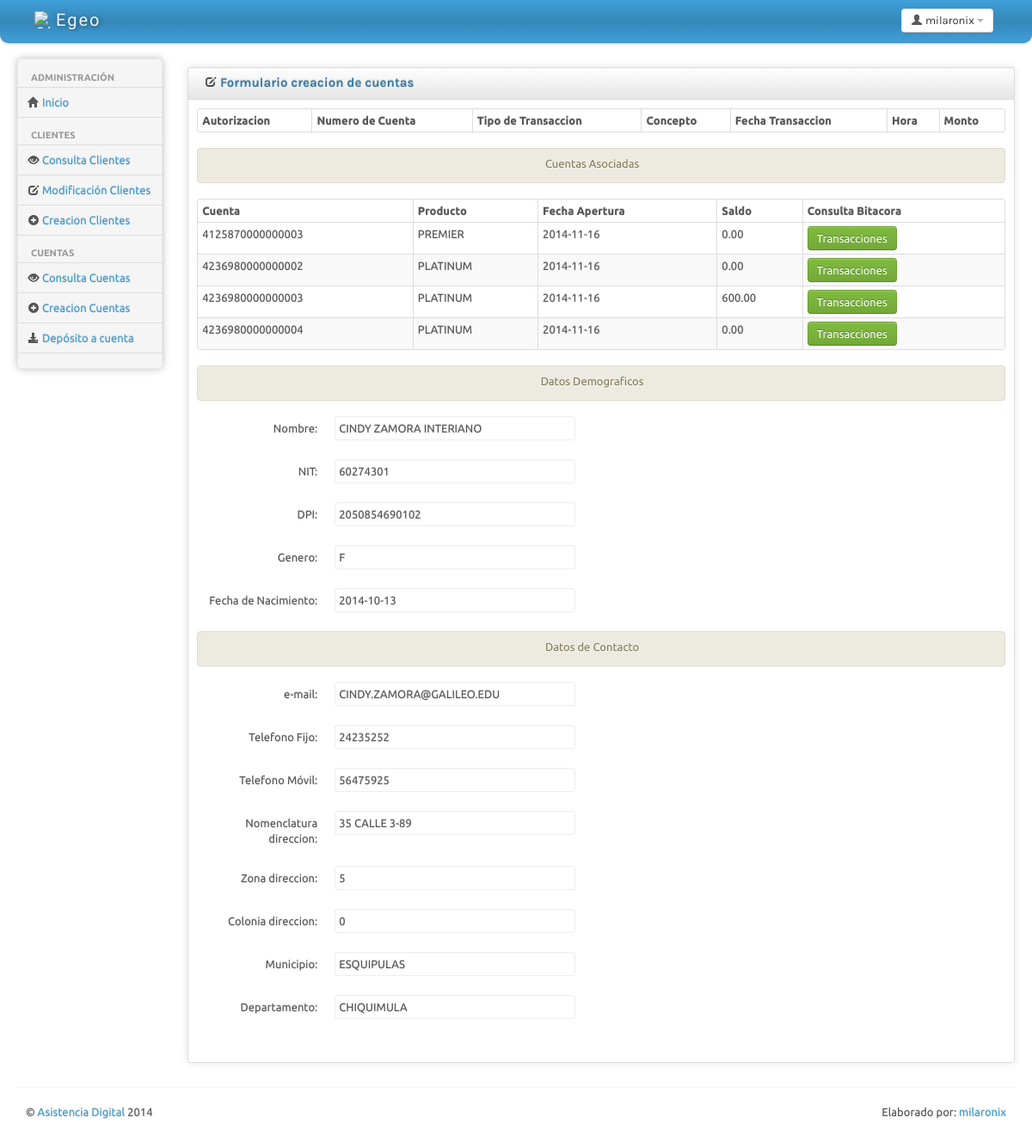
The app's page /consulta cuentas.php?ctatrx=4125870000000002&id=10 (signed in) with its own data.
### tables this page shows
CREATE TABLE `clientes` (
  `idCliente` int(11) NOT NULL AUTO_INCREMENT,
  `nombreCliente` varchar(100) DEFAULT NULL,
  `fechaNacimiento` date DEFAULT NULL,
  `genero` char(1) DEFAULT NULL,
  `nomenclaturaDireccion` varchar(100) DEFAULT NULL,
  `zona` int(2) DEFAULT NULL,
  `colonia` int(11) DEFAULT NULL,
  `departamento` int(11) DEFAULT NULL,
  `municipio` int(11) DEFAULT NULL,
  `telefono1` int(8) DEFAULT NULL,
  `telefono2` int(8) DEFAULT NULL,
  `nit` varchar(100) NOT NULL,
  `dpi` varchar(100) NOT NULL,
  `email` varchar(100) NOT NULL,
  PRIMARY KEY (`idCliente`),
  UNIQUE KEY `nit` (`nit`),
  UNIQUE KEY `dpi` (`dpi`),
  UNIQUE KEY `email` (`email`),
  KEY `departamento` (`departamento`),
  KEY `municipio` (`municipio`),
  CONSTRAINT `clientes_ibfk_1` FOREIGN KEY (`departamento`) REFERENCES `departamentos` (`idDepartamento`),
  CONSTRAINT `clientes_ibfk_2` FOREIGN KEY (`municipio`) REFERENCES `municipios` (`idMunicipio`)
);

CREATE TABLE `cuentas` (
  `idCuenta` int(11) NOT NULL AUTO_INCREMENT,
  `numerodecuenta` bigint(20) DEFAULT NULL,
  `idCliente` int(11) DEFAULT NULL,
  `fechaApertura` date DEFAULT NULL,
  `saldo` double DEFAULT NULL,
  `bin` bigint(20) DEFAULT NULL,
  PRIMARY KEY (`idCuenta`),
  UNIQUE KEY `numeroDeCuenta` (`numerodecuenta`),
  KEY `idCliente` (`idCliente`),
  CONSTRAINT `cuentas_ibfk_1` FOREIGN KEY (`idCliente`) REFERENCES `clientes` (`idCliente`)
);

CREATE TABLE `bin` (
  `binId` int(11) NOT NULL DEFAULT '0',
  `bin` bigint(20) DEFAULT NULL,
  `descripcion` char(100) DEFAULT NULL,
  `correlativo` int(11) DEFAULT NULL,
  PRIMARY KEY (`binId`)
);

CREATE TABLE `municipios` (
  `idMunicipio` int(11) NOT NULL AUTO_INCREMENT,
  `descripcion` varchar(100) DEFAULT NULL,
  `idDepartamento` int(11) DEFAULT NULL,
  PRIMARY KEY (`idMunicipio`),
  KEY `idDepartamento` (`idDepartamento`),
  CONSTRAINT `municipios_ibfk_1` FOREIGN KEY (`idDepartamento`) REFERENCES `departamentos` (`idDepartamento`)
);

CREATE TABLE `departamentos` (
  `idDepartamento` int(11) NOT NULL AUTO_INCREMENT,
  `descripcion` varchar(100) DEFAULT NULL,
  PRIMARY KEY (`idDepartamento`)
);

### consulta cuentas.php (the view, shortened to what this page needs)
<?php
$tiempo_expira = time() - $_SESSION['UltimoMovimiento'];
$error = 0;
$query_exitoso = 0;
$ctatrx = 0;
if(isset($_GET['id'])){
$id = $_GET['id'];
}
if(isset($_GET['ctatrx'])){
$ctatrx = $_GET['ctatrx'];
}
?>
<!DOCTYPE html>
<html lang="en">
<head>
	<link id="bs-css" href="css/bootstrap-cerulean.css" rel="stylesheet">
	<link href="css/bootstrap-responsive.css" rel="stylesheet">
	<link href="css/charisma-app.css" rel="stylesheet">
	<link href="css/jquery-ui-1.8.21.custom.css" rel="stylesheet">
	<link href='css/fullcalendar.css' rel='stylesheet'>
	<link href='css/fullcalendar.print.css' rel='stylesheet'  media='print'>
	<link href='css/chosen.css' rel='stylesheet'>
	<link href='css/uniform.default.css' rel='stylesheet'>
	<link href='css/colorbox.css' rel='stylesheet'>
	<link href='css/jquery.cleditor.css' rel='stylesheet'>
	<link href='css/jquery.noty.css' rel='stylesheet'>
	<link href='css/noty_theme_default.css' rel='stylesheet'>
	<link href='css/elfinder.min.css' rel='stylesheet'>
	<link href='css/elfinder.theme.css' rel='stylesheet'>
	<link href='css/jquery.iphone.toggle.css' rel='stylesheet'>
	<link href='css/opa-icons.css' rel='stylesheet'>
	<link href='css/uploadify.css' rel='stylesheet'>
</head>
<body>
<?php
	if(!isset($_SESSION['UltimoMovimiento'])){
		session_destroy(); header("Location: expirada.php?tipo=3");
	}
	else{
		if($tiempo_expira > $_SESSION['tiempo_expira']){
			header("Location: expirada.php?tipo=2");
		}else{
?>
	<div class="navbar">
		<div class="navbar-inner">
			<div class="container-fluid">
				<a class="brand" href="inicio.php"> <img alt="Charisma Logo" src="images/logo.jpg" /> <span>Egeo</span></a>
				<div class="btn-group pull-right" >
					<a class="btn dropdown-toggle" data-toggle="dropdown" href="#">
						<i class="icon-user"></i><span class="hidden-phone"> <?php echo($_SESSION['usuario']); ?></span>
						<span class="caret"></span>
					</a>
				</div>
			</div>
		</div>
	</div>
	<div class="container-fluid">
		<div class="row-fluid">
			<div class="span2 main-menu-span">
				<div class="well nav-collapse sidebar-nav">
					<ul class="nav nav-tabs nav-stacked main-menu">
						<li class="nav-header hidden-tablet">Administración</li>
						<li><a class="ajax-link" href="inicio.php"><i class="icon-home"></i><span class="hidden-tablet"> Inicio</span></a></li>
						<li class="nav-header hidden-tablet">Clientes</li>
						<?php
						if ($_SESSION['leer'] == 1){
						echo("<li><a class='ajax-link' href='consulta clientes.php'><i class='icon-eye-open'></i><span class='hidden-tablet'> Consulta Clientes</span></a></li>");
						}
						if ($_SESSION['modificar'] == 1){
						echo("<li><a class='ajax-link' href='modificacion clientes.php'><i class='icon-edit'></i><span class='hidden-tablet'> Modificación Clientes</span></a></li>");
						}
						if ($_SESSION['crear'] == 1){
						echo("<li><a class='ajax-link' href='creacion_clientes.php'><i class='icon-plus-sign'></i><span class='hidden-tablet'> Creacion Clientes</span></a></li>");
						}
						?>
						<li class="nav-header hidden-tablet">Cuentas</li>
						<?php
						if ($_SESSION['leer'] == 1){
						echo("<li><a class='ajax-link' href='cliente para consulta cuenta.php'><i class='icon-eye-open'></i><span class='hidden-tablet'> Consulta Cuentas</span></a></li>");
						}
						if ($_SESSION['crear'] == 1){
						echo("<li><a class='ajax-link' href='cliente para cuenta.php'><i class='icon-plus-sign'></i><span class='hidden-tablet'> Creacion Cuentas</span></a></li>");
						}
						if ($_SESSION['crear'] == 1){
						echo("<li><a class='ajax-link' href='cliente para deposito.php'><i class='icon-download-alt'></i><span class='hidden-tablet'> Depósito a cuenta</span></a></li>");
						}
						?>
					</ul>
				</div>
			</div>
			<div id="content" class="span10">
			<?php
			if($query_exitoso == 1){
				echo("
					<div class='alert alert-success'>
						<center>
							<p>La cuenta se ha creado exitosamente.</p>
						</center>
					</div>
					");
			}else{
			?>
			<div class="row-fluid sortable">
				<div class="box span12">
					<div class="box-header well" data-original-title>
						<h2><i class="icon-edit"></i> Formulario creacion de cuentas </h2>
					</div>
					<div class="box-content">
						<form class="form-horizontal" method = 'post' action='<?php $_SERVER['PHP_SELF'] ?>'>
							<fieldset>
								<?php
								if($error == 0){
									$query = "select clientes.*, departamentos.descripcion as depto, municipios.descripcion as muni, numeroDeCuenta, fechaApertura, saldo, bin.descripcion from clientes, departamentos, municipios, cuentas, bin where clientes.idCliente = '$id' and clientes.departamento = departamentos.iddepartamento and clientes.municipio = municipios.idMunicipio and cuentas.idCliente = clientes.idCliente and cuentas.bin = bin.bin";
									$result = mysql_query($query);
								}
								if($ctatrx > 0){
									?>
										<table class="table table-bordered table-striped table-condensed">
											<thead>
												<tr>
													<th>Autorizacion</th>
													<th>Numero de Cuenta</th>
													<th>Tipo de Transaccion</th>
													<th>Concepto</th>
													<th>Fecha Transaccion</th>
													<th>Hora</th>
													<th>Monto</th>
												</tr>
											</thead>
													<?php
													$result = mysql_query($query);
													?>
										</table>
									<?php
								}
								?>
								<div class="alert alert-info">
									<center>
										<label>Cuentas Asociadas</label>
									</center>
								</div>
								<table class="table table-bordered table-striped table-condensed">
									<thead>
										<tr>
											<th>Cuenta</th>
											<th>Producto</th>
											<th>Fecha Apertura</th>
											<th>Saldo</th>
											<th>Consulta Bitacora</th>
										</tr>
									</thead>
									<tbody>
										<tr>
											<?php
											while($items = mysql_fetch_array($result)){
												echo("<tr>");
												echo("<td>$items[numeroDeCuenta]</td>");
												echo("<td class='center'>$items[descripcion]</td>");
												echo("<td class='center'>$items[fechaApertura]</td>");
												echo("<td class='center'>" . number_format($items['saldo'],2,".",",") . "</td>");
												echo("<td class='center'><a class='btn btn-success' href='$_SERVER[PHP_SELF]?ctatrx=$items[numeroDeCuenta]&id=$id'> Transacciones </a> </td>");
												echo("</tr>");
											}
											$result = mysql_query($query);
											$items = mysql_fetch_array($result);
											?>
										</tr>
								</table>
								<div class="alert alert-info">
									<center>
										<label>Datos Demograficos</label>
									</center>
								</div>
								<div class="control-group <?php if($_POST['enviado'] == 1 && $_POST['nombre'] == ''){ echo("error");} ?>">
									<label class="control-label" for="focusedInput">Nombre: </label>
									<div class="controls">
									  <span class="input-xlarge uneditable-input"><?php echo($items['nombreCliente']); ?></span>
									</div>
								</div>
								<div class="control-group <?php if($_POST['enviado'] == 1 && $_POST['nit'] == ''){ echo("error");} ?>">
									<label class="control-label" for="focusedInput">NIT: </label>
									<div class="controls">
									  <span class="input-xlarge uneditable-input"><?php echo($items['nit']); ?></span>
									</div>
								</div>
								<div class="control-group <?php if($_POST['enviado'] == 1 && $_POST['dpi'] == ''){ echo("error");} ?>">
									<label class="control-label" for="focusedInput">DPI: </label>
									<div class="controls">
									  <span class="input-xlarge uneditable-input"><?php echo($items['dpi']); ?></span>
									</div>
								</div>
								<div class="control-group <?php if($_POST['enviado'] == 1 && $_POST['genero'] == ''){ echo("error");} ?>">
									<label class="control-label" for="focusedInput">Genero: </label>
									<div class="controls">
									  <span class="input-xlarge uneditable-input"><?php echo($items['genero']); ?></span>
									</div>
								</div>
								<div class="control-group <?php if($_POST['enviado'] == 1 && $_POST['fnacimiento'] == ''){ echo("error");} ?>">
									<label class="control-label" for="fnacimiento">Fecha de Nacimiento:</label>
									<div class="controls">
									  <span class="input-xlarge uneditable-input"><?php echo($items['fechaNacimiento']); ?></span>
									</div>
								</div>
								<div class="alert alert-info">
									<center>
										<label>Datos de Contacto</label>
									</center>
								</div>
								<div class="control-group <?php if($_POST['enviado'] == 1 && $_POST['email'] == ''){ echo("error");} ?>">
									<label class="control-label" for="focusedInput">e-mail: </label>
									<div class="controls">
									  <span class="input-xlarge uneditable-input"><?php echo($items['email']); ?></span>
									</div>
								</div>
								<div class="control-group <?php if($_POST['enviado'] == 1 && $_POST['tel1'] == ''){ echo("error");} ?>">
									<label class="control-label" for="focusedInput">Telefono Fijo: </label>
									<div class="controls">
									  <span class="input-xlarge uneditable-input"><?php echo($items['telefono1']); ?></span>
									</div>
								</div>
								<div class="control-group <?php if($_POST['enviado'] == 1 && $_POST['tel2'] == ''){ echo("error");} ?>">
									<label class="control-label" for="focusedInput">Telefono Móvil: </label>
									<div class="controls">
									  <span class="input-xlarge uneditable-input"><?php echo($items['telefono2']); ?></span>
									</div>
								</div>
								<div class="control-group <?php if($_POST['enviado'] == 1 && $_POST['nomenclatura'] == ''){ echo("error");} ?>">
									<label class="control-label" for="focusedInput">Nomenclatura direccion: </label>
									<div class="controls">
									  <span class="input-xlarge uneditable-input"><?php echo($items['nomenclaturaDireccion']); ?></span>
									</div>
								</div>
								<div class="control-group <?php if($_POST['enviado'] == 1 && $_POST['zona'] == ''){ echo("error");} ?>">
									<label class="control-label" for="focusedInput">Zona direccion: </label>
									<div class="controls">
									  <span class="input-xlarge uneditable-input"><?php echo($items['zona']); ?></span>
									</div>
								</div>
								<div class="control-group <?php if($_POST['enviado'] == 1 && $_POST['colonia'] == ''){ echo("error");} ?>">
									<label class="control-label" for="focusedInput">Colonia direccion: </label>
									<div class="controls">
									  <span class="input-xlarge uneditable-input"><?php echo($items['colonia']); ?></span>
									</div>
								</div>
								<div class="control-group <?php if($_POST['enviado'] == 1 && $_POST['municipio'] == ''){ echo("error");} ?>">
									<label class="control-label" for="municipio">Municipio:</label>
									<div class="controls">
									  <span class="input-xlarge uneditable-input"><?php echo($items['muni']); ?></span>
									</div>
								 </div>
								<div class="control-group <?php if($_POST['enviado'] == 1 && $_POST['bin'] == ''){ echo("error");} ?>">
									<label class="control-label" for="bin">Departamento:</label>
									<div class="controls">
									  <span class="input-xlarge uneditable-input"><?php echo($items['depto']); ?></span>
									</div>
								 </div>
							</fieldset>
						  </form>
					</div>
				</div>
			</div>
			<?php }?>
			</div>
				</div>
		<hr>
		<footer>
			<p class="pull-left">&copy; <a href="http://usman.it" target="_blank">Asistencia Digital</a> 2014</p>
			<p class="pull-right">Elaborado por: <a href="http://usman.it/free-responsive-admin-template">milaronix</a></p>
		</footer>
	</div>
<?php
		}
	}
?>
</body>
</html>

### css/charisma-app.css (style rules this page uses)
.box { border: 1px solid #DEDEDE; border-radius:3px; -webkit-border-radius:3px; -moz-border-radius:3px; margin-top: 10px; margin-bottom: 10px ; box-shadow: 0 0 10px rgba(189, 189, 189, 0.4); -webkit-box-shadow: 0 0 10px rgba(189, 189, 189, 0.4); -moz-box-shadow: 0 0 10px rgba(189, 189, 189, 0.4); }
.box-header { border:none; padding-top:5px; border-bottom: 1px solid #DEDEDE; border-radius:3px 3px 0 0; -webkit-border-radius:3px 3px 0 0; -moz-border-radius:3px 3px 0 0; height:12px; min-height:12px; margin-bottom: 0; cursor:move; font-weight:bold; font-size:16px; background: -moz-linear-gradient(top, rgba(255,255,255,0) 0%, rgba(0,0,0,0.1) 100%); background: -webkit-gradient(linear, left top, left bottom, color-stop(0%,rgba(255,255,255,0)), color-stop(100%,rgba(0,0,0,0.1))); background: -webkit-linear-gradient(top, rgba(255,255,255,0) 0%,rgba(0,0,0,0.1) 100%); background: -o-linear-gradient(top, rgba(255,255,255,0) 0%,rgba(0,0,0,0.1) 100%); background: -ms-linear-gradient(top, rgba(255,255,255,0) 0%,rgba(0,0,0,0.1) 100%); background: linear-gradient(to bottom, rgba(255,255,255,0) 0%,rgba(0,0,0,0.1) 100%); filter: progid:DXImageTransform.Microsoft.gradient( startColorstr='#00ffffff', endColorstr='#1a000000',GradientType=0 ); }
.box-header h2 { font-size:15px; width:auto; clear:none; float:left; line-height:25px; white-space: nowrap; }
.box-header h2 > i { margin-top:1px; }
.box-content { padding:10px; }
footer { clear:both; }
footer .pull-right { float:right; margin-right:10px; }
footer .pull-left { float:left; margin-left:10px; }
.sidebar-nav { min-height:0; box-shadow: 0 0 10px #BDBDBD; -webkit-box-shadow: 0 0 10px #BDBDBD; -moz-box-shadow: 0 0 10px #BDBDBD; border-radius: 5px; -webkit-border-radius: 5px; -moz-border-radius: 5px; margin-bottom: 0; padding-bottom:0; }
.sidebar-nav > ul > li:not(.nav-header) { margin-right:-2px; margin-left:-2px; }
.brand { font-family: 'Shojumaru', cursive, Arial, serif; letter-spacing:2px; text-shadow:1px 1px 5px rgba(0, 0, 0, 0.5); width:166px; }
.brand img { float:left; height:20px; width:20px; margin-right:5px; }
.brand span { float:left; }
.navbar-inner { border-radius:0 0 10px 10px; -webkit-border-radius:0 0 10px 10px; -moz-border-radius:0 0 10px 10px; padding-top:5px; padding-bottom:5px; }
.pull-left { float:left !important; }
.pull-right { float:right !important; }

### consulta cuentas.php (style rules this page uses)
body { padding-bottom: 40px; }
.sidebar-nav { padding: 9px 0; }

### records on screen
clientes: cuentas.numerodecuenta "4125870000000003", bin.descripcion "PREMIER", cuentas.fechaApertura "2014-11-16", cuentas.saldo "0.00", cuentas.numerodecuenta "4236980000000002", bin.descripcion "PLATINUM", cuentas.numerodecuenta "4236980000000003", cuentas.saldo "600.00", cuentas.numerodecuenta "4236980000000004", nombreCliente "CINDY ZAMORA INTERIANO", nit "60274301", dpi "2050854690102", genero "F", fechaNacimiento "2014-10-13", email "CINDY.ZAMORA@GALILEO.EDU", telefono1 "24235252", telefono2 "56475925", nomenclaturaDireccion "35 CALLE 3-89", zona "5", colonia "0"
municipios: descripcion "ESQUIPULAS"
departamentos: descripcion "CHIQUIMULA"

### other values on screen
$_SESSION['usuario'] "milaronix"
